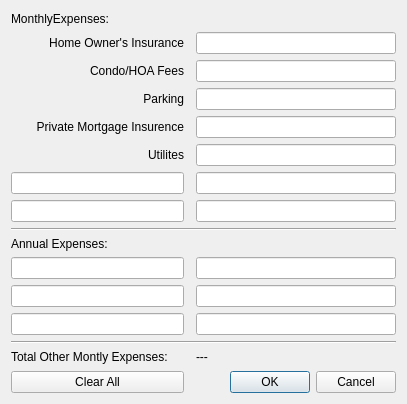
<?xml version="1.0" encoding="UTF-8"?>
<ui version="4.0">
 <class>CalculateOtherMonthlyExpensesDialog</class>
 <widget class="QDialog" name="CalculateOtherMonthlyExpensesDialog">
  <property name="geometry">
   <rect>
    <x>0</x>
    <y>0</y>
    <width>407</width>
    <height>404</height>
   </rect>
  </property>
  <property name="windowTitle">
   <string>Calculate Other Montly Expenses</string>
  </property>
  <property name="modal">
   <bool>false</bool>
  </property>
  <layout class="QGridLayout" name="gridLayout">
   <item row="7" column="2">
    <widget class="QLineEdit" name="M7_lineEdit"/>
   </item>
   <item row="2" column="0">
    <widget class="QLabel" name="label_2">
     <property name="text">
      <string>Condo/HOA Fees</string>
     </property>
     <property name="textFormat">
      <enum>Qt::RichText</enum>
     </property>
     <property name="alignment">
      <set>Qt::AlignRight|Qt::AlignTrailing|Qt::AlignVCenter</set>
     </property>
    </widget>
   </item>
   <item row="3" column="2">
    <widget class="QLineEdit" name="M3_lineEdit"/>
   </item>
   <item row="4" column="2">
    <widget class="QLineEdit" name="M4_lineEdit"/>
   </item>
   <item row="3" column="0">
    <widget class="QLabel" name="label_3">
     <property name="text">
      <string>Parking</string>
     </property>
     <property name="textFormat">
      <enum>Qt::RichText</enum>
     </property>
     <property name="alignment">
      <set>Qt::AlignRight|Qt::AlignTrailing|Qt::AlignVCenter</set>
     </property>
    </widget>
   </item>
   <item row="12" column="2">
    <widget class="QLineEdit" name="A2_lineEdit"/>
   </item>
   <item row="13" column="2">
    <widget class="QLineEdit" name="A3_lineEdit"/>
   </item>
   <item row="5" column="2">
    <widget class="QLineEdit" name="M5_lineEdit"/>
   </item>
   <item row="11" column="2">
    <widget class="QLineEdit" name="A1_lineEdit"/>
   </item>
   <item row="10" column="0">
    <widget class="QLabel" name="label_11">
     <property name="text">
      <string>Annual Expenses:</string>
     </property>
    </widget>
   </item>
   <item row="2" column="2">
    <widget class="QLineEdit" name="M2_lineEdit"/>
   </item>
   <item row="6" column="2">
    <widget class="QLineEdit" name="M6_lineEdit"/>
   </item>
   <item row="8" column="0" colspan="3">
    <widget class="Line" name="line">
     <property name="orientation">
      <enum>Qt::Horizontal</enum>
     </property>
    </widget>
   </item>
   <item row="16" column="0">
    <widget class="QLabel" name="label_10">
     <property name="text">
      <string>Total Other Montly Expenses:</string>
     </property>
     <property name="textFormat">
      <enum>Qt::RichText</enum>
     </property>
    </widget>
   </item>
   <item row="15" column="0" colspan="3">
    <widget class="Line" name="line_2">
     <property name="orientation">
      <enum>Qt::Horizontal</enum>
     </property>
    </widget>
   </item>
   <item row="1" column="0">
    <widget class="QLabel" name="label">
     <property name="text">
      <string>Home Owner's Insurance</string>
     </property>
     <property name="textFormat">
      <enum>Qt::RichText</enum>
     </property>
     <property name="alignment">
      <set>Qt::AlignRight|Qt::AlignTrailing|Qt::AlignVCenter</set>
     </property>
    </widget>
   </item>
   <item row="1" column="2">
    <widget class="QLineEdit" name="M1_lineEdit">
     <property name="sizePolicy">
      <sizepolicy hsizetype="Expanding" vsizetype="Fixed">
       <horstretch>0</horstretch>
       <verstretch>0</verstretch>
      </sizepolicy>
     </property>
     <property name="minimumSize">
      <size>
       <width>200</width>
       <height>0</height>
      </size>
     </property>
    </widget>
   </item>
   <item row="0" column="0">
    <widget class="QLabel" name="label_12">
     <property name="text">
      <string>MonthlyExpenses:</string>
     </property>
    </widget>
   </item>
   <item row="16" column="2">
    <widget class="QLabel" name="totalMontlyExpensesLabel">
     <property name="text">
      <string>---</string>
     </property>
     <property name="textFormat">
      <enum>Qt::RichText</enum>
     </property>
    </widget>
   </item>
   <item row="4" column="0">
    <widget class="QLabel" name="label_4">
     <property name="text">
      <string>Private Mortgage Insurence</string>
     </property>
     <property name="textFormat">
      <enum>Qt::RichText</enum>
     </property>
     <property name="alignment">
      <set>Qt::AlignRight|Qt::AlignTrailing|Qt::AlignVCenter</set>
     </property>
    </widget>
   </item>
   <item row="18" column="1" colspan="2">
    <widget class="QDialogButtonBox" name="buttonBox">
     <property name="orientation">
      <enum>Qt::Horizontal</enum>
     </property>
     <property name="standardButtons">
      <set>QDialogButtonBox::Cancel|QDialogButtonBox::Ok</set>
     </property>
    </widget>
   </item>
   <item row="18" column="0">
    <widget class="QPushButton" name="clearAllPushButton">
     <property name="text">
      <string>Clear All</string>
     </property>
    </widget>
   </item>
   <item row="13" column="0">
    <widget class="QLineEdit" name="lineEdit_14"/>
   </item>
   <item row="12" column="0">
    <widget class="QLineEdit" name="lineEdit_10"/>
   </item>
   <item row="11" column="0">
    <widget class="QLineEdit" name="lineEdit_13"/>
   </item>
   <item row="7" column="0">
    <widget class="QLineEdit" name="lineEdit_12"/>
   </item>
   <item row="6" column="0">
    <widget class="QLineEdit" name="lineEdit_11"/>
   </item>
   <item row="5" column="0">
    <widget class="QLabel" name="label_5">
     <property name="text">
      <string>Utilites</string>
     </property>
     <property name="textFormat">
      <enum>Qt::RichText</enum>
     </property>
     <property name="alignment">
      <set>Qt::AlignRight|Qt::AlignTrailing|Qt::AlignVCenter</set>
     </property>
    </widget>
   </item>
  </layout>
 </widget>
 <tabstops>
  <tabstop>M1_lineEdit</tabstop>
  <tabstop>M2_lineEdit</tabstop>
  <tabstop>M3_lineEdit</tabstop>
  <tabstop>M4_lineEdit</tabstop>
  <tabstop>M5_lineEdit</tabstop>
  <tabstop>lineEdit_11</tabstop>
  <tabstop>M6_lineEdit</tabstop>
  <tabstop>lineEdit_12</tabstop>
  <tabstop>M7_lineEdit</tabstop>
  <tabstop>lineEdit_13</tabstop>
  <tabstop>A1_lineEdit</tabstop>
  <tabstop>lineEdit_10</tabstop>
  <tabstop>A2_lineEdit</tabstop>
  <tabstop>lineEdit_14</tabstop>
  <tabstop>A3_lineEdit</tabstop>
  <tabstop>clearAllPushButton</tabstop>
 </tabstops>
 <resources/>
 <connections>
  <connection>
   <sender>buttonBox</sender>
   <signal>accepted()</signal>
   <receiver>CalculateOtherMonthlyExpensesDialog</receiver>
   <slot>accept()</slot>
   <hints>
    <hint type="sourcelabel">
     <x>248</x>
     <y>254</y>
    </hint>
    <hint type="destinationlabel">
     <x>157</x>
     <y>274</y>
    </hint>
   </hints>
  </connection>
  <connection>
   <sender>buttonBox</sender>
   <signal>rejected()</signal>
   <receiver>CalculateOtherMonthlyExpensesDialog</receiver>
   <slot>reject()</slot>
   <hints>
    <hint type="sourcelabel">
     <x>316</x>
     <y>260</y>
    </hint>
    <hint type="destinationlabel">
     <x>286</x>
     <y>274</y>
    </hint>
   </hints>
  </connection>
 </connections>
</ui>
